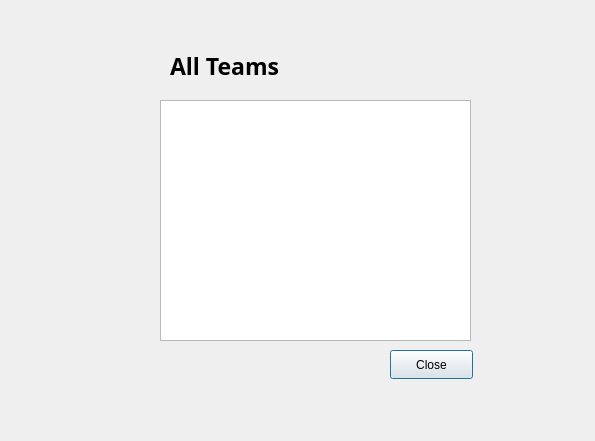
<?xml version="1.0" encoding="UTF-8"?>
<ui version="4.0">
 <class>ViewTeams</class>
 <widget class="QDialog" name="ViewTeams">
  <property name="geometry">
   <rect>
    <x>0</x>
    <y>0</y>
    <width>595</width>
    <height>441</height>
   </rect>
  </property>
  <property name="windowTitle">
   <string>Dialog</string>
  </property>
  <widget class="QListWidget" name="listWidget">
   <property name="geometry">
    <rect>
     <x>160</x>
     <y>100</y>
     <width>311</width>
     <height>241</height>
    </rect>
   </property>
  </widget>
  <widget class="QPushButton" name="pushButton">
   <property name="geometry">
    <rect>
     <x>390</x>
     <y>350</y>
     <width>83</width>
     <height>29</height>
    </rect>
   </property>
   <property name="text">
    <string>Close</string>
   </property>
  </widget>
  <widget class="QLabel" name="label">
   <property name="geometry">
    <rect>
     <x>170</x>
     <y>40</y>
     <width>371</width>
     <height>51</height>
    </rect>
   </property>
   <property name="font">
    <font>
     <family>Rockwell Extra Bold</family>
     <pointsize>17</pointsize>
     <bold>true</bold>
    </font>
   </property>
   <property name="text">
    <string>All Teams</string>
   </property>
  </widget>
 </widget>
 <resources/>
 <connections/>
</ui>
